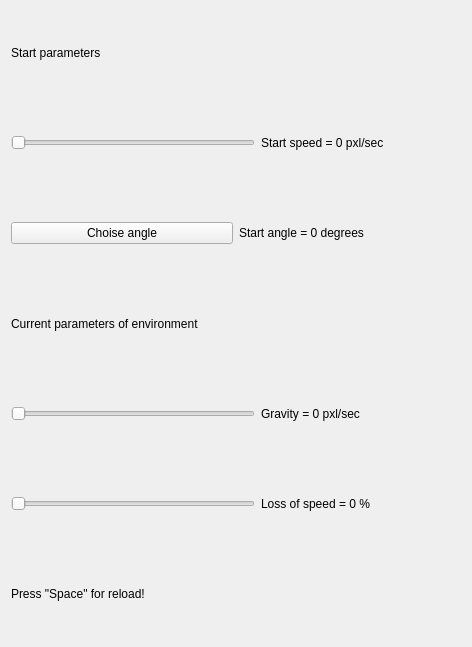
<?xml version="1.0" encoding="UTF-8"?>
<ui version="4.0">
 <class>Parameters</class>
 <widget class="QWidget" name="Parameters">
  <property name="geometry">
   <rect>
    <x>0</x>
    <y>0</y>
    <width>472</width>
    <height>647</height>
   </rect>
  </property>
  <property name="maximumSize">
   <size>
    <width>472</width>
    <height>1000</height>
   </size>
  </property>
  <property name="windowTitle">
   <string>Form</string>
  </property>
  <layout class="QVBoxLayout" name="verticalLayout_2">
   <item>
    <widget class="QLabel" name="lbBorderOne">
     <property name="text">
      <string>Start parameters </string>
     </property>
    </widget>
   </item>
   <item>
    <layout class="QHBoxLayout" name="horizontalLayout">
     <item>
      <widget class="QSlider" name="slSpeed">
       <property name="orientation">
        <enum>Qt::Horizontal</enum>
       </property>
      </widget>
     </item>
     <item>
      <widget class="QLabel" name="lbSpeed">
       <property name="minimumSize">
        <size>
         <width>200</width>
         <height>0</height>
        </size>
       </property>
       <property name="text">
        <string>Start speed = 0 pxl/sec </string>
       </property>
      </widget>
     </item>
    </layout>
   </item>
   <item>
    <layout class="QHBoxLayout" name="horizontalLayout_2">
     <item>
      <widget class="QPushButton" name="btAngle">
       <property name="focusPolicy">
        <enum>Qt::NoFocus</enum>
       </property>
       <property name="text">
        <string>Choise angle</string>
       </property>
      </widget>
     </item>
     <item>
      <widget class="QLabel" name="lbAngle">
       <property name="minimumSize">
        <size>
         <width>200</width>
         <height>0</height>
        </size>
       </property>
       <property name="text">
        <string>Start angle = 0 degrees </string>
       </property>
      </widget>
     </item>
    </layout>
   </item>
   <item>
    <widget class="QLabel" name="lbBorderTwo">
     <property name="text">
      <string>Current parameters of environment</string>
     </property>
    </widget>
   </item>
   <item>
    <layout class="QHBoxLayout" name="horizontalLayout_3">
     <item>
      <widget class="QSlider" name="slGravity">
       <property name="orientation">
        <enum>Qt::Horizontal</enum>
       </property>
      </widget>
     </item>
     <item>
      <widget class="QLabel" name="lbGravity">
       <property name="minimumSize">
        <size>
         <width>200</width>
         <height>0</height>
        </size>
       </property>
       <property name="text">
        <string>Gravity = 0 pxl/sec </string>
       </property>
      </widget>
     </item>
    </layout>
   </item>
   <item>
    <layout class="QHBoxLayout" name="horizontalLayout_4">
     <item>
      <widget class="QSlider" name="slLoss">
       <property name="orientation">
        <enum>Qt::Horizontal</enum>
       </property>
      </widget>
     </item>
     <item>
      <widget class="QLabel" name="lbLoss">
       <property name="minimumSize">
        <size>
         <width>200</width>
         <height>0</height>
        </size>
       </property>
       <property name="text">
        <string>Loss of speed = 0 %</string>
       </property>
      </widget>
     </item>
    </layout>
   </item>
   <item>
    <widget class="QLabel" name="lbBorderReload">
     <property name="text">
      <string>Press &quot;Space&quot; for reload!</string>
     </property>
    </widget>
   </item>
  </layout>
 </widget>
 <resources/>
 <connections/>
</ui>
